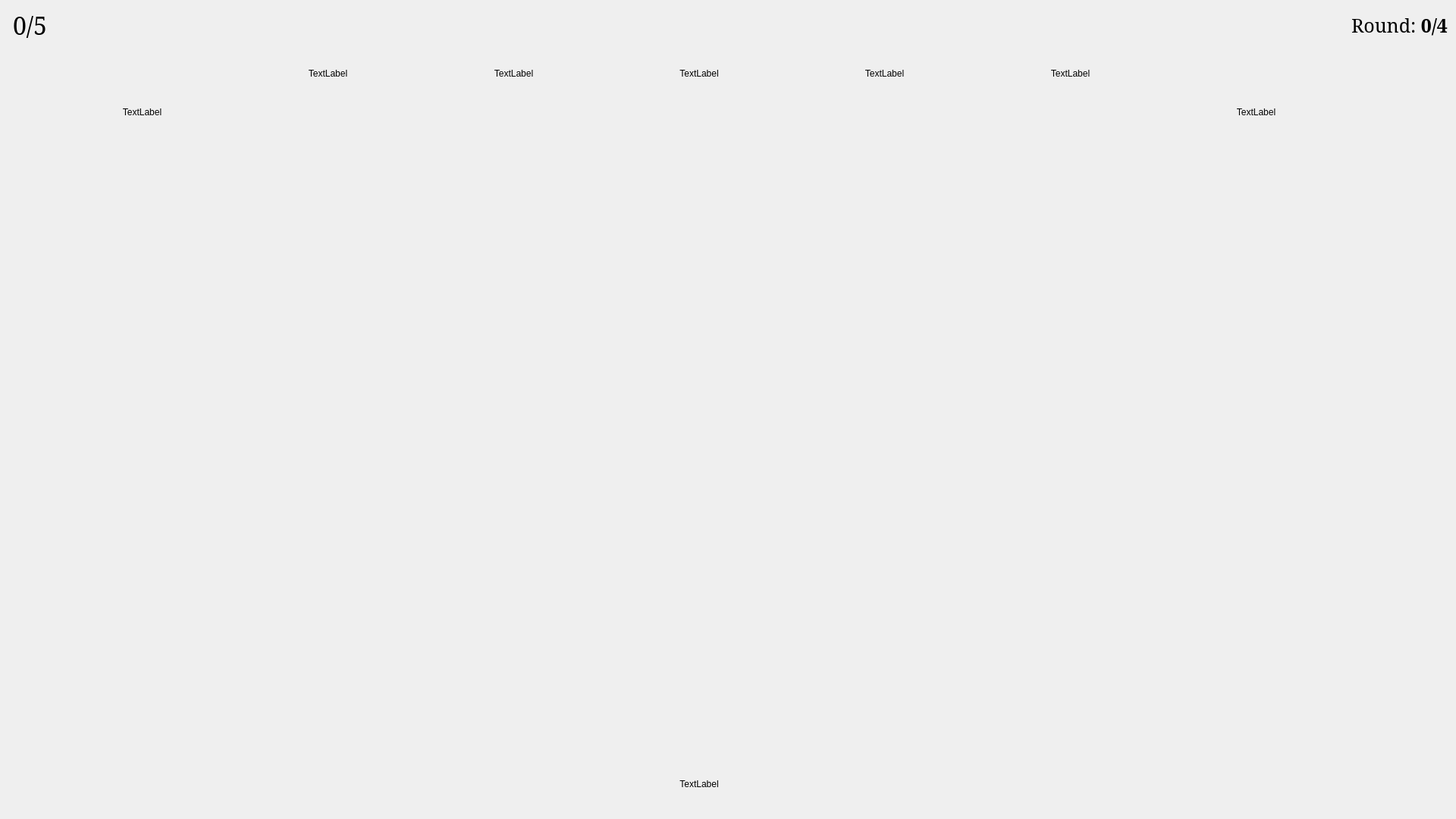
<?xml version="1.0" encoding="UTF-8"?>
<ui version="4.0">
 <class>gameplay</class>
 <widget class="QDialog" name="gameplay">
  <property name="geometry">
   <rect>
    <x>0</x>
    <y>0</y>
    <width>1920</width>
    <height>1080</height>
   </rect>
  </property>
  <property name="cursor">
   <cursorShape>PointingHandCursor</cursorShape>
  </property>
  <property name="windowTitle">
   <string>Dialog</string>
  </property>
  <property name="styleSheet">
   <string notr="true">gameplay {
	border-image: url(:/resources/Misc/table.jpg);
}</string>
  </property>
  <layout class="QVBoxLayout" name="verticalLayout_2">
   <item>
    <layout class="QGridLayout" name="gridLayout_4">
     <item row="1" column="1">
      <spacer name="horizontalSpacer_3">
       <property name="orientation">
        <enum>Qt::Horizontal</enum>
       </property>
       <property name="sizeHint" stdset="0">
        <size>
         <width>40</width>
         <height>20</height>
        </size>
       </property>
      </spacer>
     </item>
     <item row="2" column="0">
      <spacer name="verticalSpacer_3">
       <property name="orientation">
        <enum>Qt::Vertical</enum>
       </property>
       <property name="sizeHint" stdset="0">
        <size>
         <width>20</width>
         <height>40</height>
        </size>
       </property>
      </spacer>
     </item>
     <item row="7" column="2">
      <widget class="QPushButton" name="pause">
       <property name="sizePolicy">
        <sizepolicy hsizetype="Fixed" vsizetype="Fixed">
         <horstretch>0</horstretch>
         <verstretch>0</verstretch>
        </sizepolicy>
       </property>
       <property name="maximumSize">
        <size>
         <width>300</width>
         <height>300</height>
        </size>
       </property>
       <property name="text">
        <string/>
       </property>
       <property name="icon">
        <iconset resource="Buttons.qrc">
         <normaloff>:/resources/Buttons/pauseB.png</normaloff>:/resources/Buttons/pauseB.png</iconset>
       </property>
       <property name="iconSize">
        <size>
         <width>80</width>
         <height>80</height>
        </size>
       </property>
       <property name="flat">
        <bool>true</bool>
       </property>
      </widget>
     </item>
     <item row="6" column="1">
      <layout class="QVBoxLayout" name="verticalLayout"/>
     </item>
     <item row="1" column="2">
      <widget class="QLabel" name="rounds">
       <property name="palette">
        <palette>
         <active>
          <colorrole role="WindowText">
           <brush brushstyle="SolidPattern">
            <color alpha="255">
             <red>0</red>
             <green>0</green>
             <blue>0</blue>
            </color>
           </brush>
          </colorrole>
         </active>
         <inactive>
          <colorrole role="WindowText">
           <brush brushstyle="SolidPattern">
            <color alpha="255">
             <red>0</red>
             <green>0</green>
             <blue>0</blue>
            </color>
           </brush>
          </colorrole>
         </inactive>
         <disabled>
          <colorrole role="WindowText">
           <brush brushstyle="SolidPattern">
            <color alpha="96">
             <red>164</red>
             <green>166</green>
             <blue>168</blue>
            </color>
           </brush>
          </colorrole>
         </disabled>
        </palette>
       </property>
       <property name="font">
        <font>
         <family>Noto Serif</family>
         <pointsize>19</pointsize>
        </font>
       </property>
       <property name="text">
        <string>Round: &lt;b&gt;0/4&lt;/b&gt;</string>
       </property>
       <property name="alignment">
        <set>Qt::AlignCenter</set>
       </property>
      </widget>
     </item>
     <item row="1" column="0">
      <layout class="QHBoxLayout" name="horizontalLayout">
       <item>
        <widget class="QLabel" name="Defusers">
         <property name="sizePolicy">
          <sizepolicy hsizetype="Fixed" vsizetype="Fixed">
           <horstretch>0</horstretch>
           <verstretch>0</verstretch>
          </sizepolicy>
         </property>
         <property name="font">
          <font>
           <family>Noto Serif</family>
          </font>
         </property>
         <property name="text">
          <string>&lt;html&gt;&lt;head/&gt;&lt;body&gt;&lt;p align=&quot;center&quot;&gt;&lt;img src=&quot;:/resources/Cards/DefusingWire.png&quot; width=&quot;64&quot;/&gt;&lt;span style=&quot; font-size:24pt'&quot;&gt;&lt;/span&gt;&lt;/p&gt;&lt;/body&gt;&lt;/html&gt;</string>
         </property>
         <property name="alignment">
          <set>Qt::AlignCenter</set>
         </property>
        </widget>
       </item>
       <item>
        <widget class="QLabel" name="Defused">
         <property name="palette">
          <palette>
           <active>
            <colorrole role="WindowText">
             <brush brushstyle="SolidPattern">
              <color alpha="255">
               <red>0</red>
               <green>0</green>
               <blue>0</blue>
              </color>
             </brush>
            </colorrole>
           </active>
           <inactive>
            <colorrole role="WindowText">
             <brush brushstyle="SolidPattern">
              <color alpha="255">
               <red>0</red>
               <green>0</green>
               <blue>0</blue>
              </color>
             </brush>
            </colorrole>
           </inactive>
           <disabled>
            <colorrole role="WindowText">
             <brush brushstyle="SolidPattern">
              <color alpha="96">
               <red>164</red>
               <green>166</green>
               <blue>168</blue>
              </color>
             </brush>
            </colorrole>
           </disabled>
          </palette>
         </property>
         <property name="font">
          <font>
           <family>Noto Serif</family>
           <pointsize>24</pointsize>
          </font>
         </property>
         <property name="text">
          <string>0/5</string>
         </property>
        </widget>
       </item>
      </layout>
     </item>
     <item row="2" column="1">
      <layout class="QGridLayout" name="gridLayout_3">
       <item row="1" column="4">
        <widget class="QLabel" name="player5_name">
         <property name="text">
          <string>TextLabel</string>
         </property>
         <property name="alignment">
          <set>Qt::AlignCenter</set>
         </property>
        </widget>
       </item>
       <item row="3" column="6">
        <widget class="QLabel" name="player7_name">
         <property name="text">
          <string>TextLabel</string>
         </property>
         <property name="alignment">
          <set>Qt::AlignCenter</set>
         </property>
        </widget>
       </item>
       <item row="2" column="6">
        <widget class="QPushButton" name="player7_role">
         <property name="text">
          <string/>
         </property>
         <property name="icon">
          <iconset resource="Cards.qrc">
           <normaloff>:/resources/Cards/Who.png</normaloff>:/resources/Cards/Who.png</iconset>
         </property>
         <property name="iconSize">
          <size>
           <width>124</width>
           <height>124</height>
          </size>
         </property>
         <property name="flat">
          <bool>true</bool>
         </property>
        </widget>
       </item>
       <item row="0" column="3">
        <widget class="QPushButton" name="player4_role">
         <property name="text">
          <string/>
         </property>
         <property name="icon">
          <iconset resource="Cards.qrc">
           <normaloff>:/resources/Cards/Who.png</normaloff>:/resources/Cards/Who.png</iconset>
         </property>
         <property name="iconSize">
          <size>
           <width>124</width>
           <height>124</height>
          </size>
         </property>
         <property name="flat">
          <bool>true</bool>
         </property>
        </widget>
       </item>
       <item row="0" column="1">
        <widget class="QPushButton" name="player2_role">
         <property name="text">
          <string/>
         </property>
         <property name="icon">
          <iconset resource="Cards.qrc">
           <normaloff>:/resources/Cards/Who.png</normaloff>:/resources/Cards/Who.png</iconset>
         </property>
         <property name="iconSize">
          <size>
           <width>124</width>
           <height>124</height>
          </size>
         </property>
         <property name="flat">
          <bool>true</bool>
         </property>
        </widget>
       </item>
       <item row="0" column="2">
        <widget class="QPushButton" name="player3_role">
         <property name="font">
          <font>
           <kerning>true</kerning>
          </font>
         </property>
         <property name="text">
          <string/>
         </property>
         <property name="icon">
          <iconset resource="Cards.qrc">
           <normaloff>:/resources/Cards/Who.png</normaloff>:/resources/Cards/Who.png</iconset>
         </property>
         <property name="iconSize">
          <size>
           <width>124</width>
           <height>124</height>
          </size>
         </property>
         <property name="flat">
          <bool>true</bool>
         </property>
        </widget>
       </item>
       <item row="1" column="1">
        <widget class="QLabel" name="player2_name">
         <property name="text">
          <string>TextLabel</string>
         </property>
         <property name="alignment">
          <set>Qt::AlignCenter</set>
         </property>
        </widget>
       </item>
       <item row="1" column="5">
        <widget class="QLabel" name="player6_name">
         <property name="text">
          <string>TextLabel</string>
         </property>
         <property name="alignment">
          <set>Qt::AlignCenter</set>
         </property>
        </widget>
       </item>
       <item row="1" column="3">
        <widget class="QLabel" name="player4_name">
         <property name="text">
          <string>TextLabel</string>
         </property>
         <property name="alignment">
          <set>Qt::AlignCenter</set>
         </property>
        </widget>
       </item>
       <item row="0" column="5">
        <widget class="QPushButton" name="player6_role">
         <property name="text">
          <string/>
         </property>
         <property name="icon">
          <iconset resource="Cards.qrc">
           <normaloff>:/resources/Cards/Who.png</normaloff>:/resources/Cards/Who.png</iconset>
         </property>
         <property name="iconSize">
          <size>
           <width>124</width>
           <height>124</height>
          </size>
         </property>
         <property name="flat">
          <bool>true</bool>
         </property>
        </widget>
       </item>
       <item row="1" column="2">
        <widget class="QLabel" name="player3_name">
         <property name="text">
          <string>TextLabel</string>
         </property>
         <property name="alignment">
          <set>Qt::AlignCenter</set>
         </property>
        </widget>
       </item>
       <item row="2" column="0">
        <widget class="QPushButton" name="player1_role">
         <property name="text">
          <string/>
         </property>
         <property name="icon">
          <iconset resource="Cards.qrc">
           <normaloff>:/resources/Cards/Who.png</normaloff>:/resources/Cards/Who.png</iconset>
         </property>
         <property name="iconSize">
          <size>
           <width>124</width>
           <height>124</height>
          </size>
         </property>
         <property name="flat">
          <bool>true</bool>
         </property>
        </widget>
       </item>
       <item row="3" column="0">
        <widget class="QLabel" name="player1_name">
         <property name="text">
          <string>TextLabel</string>
         </property>
         <property name="alignment">
          <set>Qt::AlignCenter</set>
         </property>
        </widget>
       </item>
       <item row="0" column="4">
        <widget class="QPushButton" name="player5_role">
         <property name="text">
          <string/>
         </property>
         <property name="icon">
          <iconset resource="Cards.qrc">
           <normaloff>:/resources/Cards/Who.png</normaloff>:/resources/Cards/Who.png</iconset>
         </property>
         <property name="iconSize">
          <size>
           <width>124</width>
           <height>124</height>
          </size>
         </property>
         <property name="flat">
          <bool>true</bool>
         </property>
        </widget>
       </item>
       <item row="5" column="3">
        <widget class="QLabel" name="actual_player">
         <property name="text">
          <string>&lt;html&gt;&lt;head/&gt;&lt;body&gt;&lt;p&gt;&lt;img src=&quot;:/resources/Cards/Who.png&quot; width=64/&gt;&lt;/p&gt;&lt;/body&gt;&lt;/html&gt;</string>
         </property>
         <property name="alignment">
          <set>Qt::AlignCenter</set>
         </property>
        </widget>
       </item>
       <item row="0" column="0">
        <spacer name="horizontalSpacer">
         <property name="orientation">
          <enum>Qt::Horizontal</enum>
         </property>
         <property name="sizeHint" stdset="0">
          <size>
           <width>40</width>
           <height>20</height>
          </size>
         </property>
        </spacer>
       </item>
       <item row="0" column="6">
        <spacer name="horizontalSpacer_2">
         <property name="orientation">
          <enum>Qt::Horizontal</enum>
         </property>
         <property name="sizeHint" stdset="0">
          <size>
           <width>40</width>
           <height>20</height>
          </size>
         </property>
        </spacer>
       </item>
       <item row="6" column="3">
        <widget class="QLabel" name="actual_player_name">
         <property name="text">
          <string>TextLabel</string>
         </property>
         <property name="alignment">
          <set>Qt::AlignCenter</set>
         </property>
        </widget>
       </item>
       <item row="4" column="0">
        <spacer name="verticalSpacer">
         <property name="orientation">
          <enum>Qt::Vertical</enum>
         </property>
         <property name="sizeHint" stdset="0">
          <size>
           <width>20</width>
           <height>40</height>
          </size>
         </property>
        </spacer>
       </item>
       <item row="3" column="1">
        <spacer name="horizontalSpacer_4">
         <property name="orientation">
          <enum>Qt::Horizontal</enum>
         </property>
         <property name="sizeHint" stdset="0">
          <size>
           <width>40</width>
           <height>20</height>
          </size>
         </property>
        </spacer>
       </item>
       <item row="2" column="1">
        <widget class="QPushButton" name="card1">
         <property name="text">
          <string/>
         </property>
         <property name="icon">
          <iconset resource="Cards.qrc">
           <normaloff>:/resources/Cards/BackWire.png</normaloff>:/resources/Cards/BackWire.png</iconset>
         </property>
         <property name="iconSize">
          <size>
           <width>124</width>
           <height>124</height>
          </size>
         </property>
         <property name="flat">
          <bool>true</bool>
         </property>
        </widget>
       </item>
       <item row="3" column="2">
        <spacer name="horizontalSpacer_5">
         <property name="orientation">
          <enum>Qt::Horizontal</enum>
         </property>
         <property name="sizeHint" stdset="0">
          <size>
           <width>40</width>
           <height>20</height>
          </size>
         </property>
        </spacer>
       </item>
       <item row="2" column="2">
        <widget class="QPushButton" name="card2">
         <property name="text">
          <string/>
         </property>
         <property name="icon">
          <iconset resource="Cards.qrc">
           <normaloff>:/resources/Cards/BackWire.png</normaloff>:/resources/Cards/BackWire.png</iconset>
         </property>
         <property name="iconSize">
          <size>
           <width>124</width>
           <height>124</height>
          </size>
         </property>
         <property name="flat">
          <bool>true</bool>
         </property>
        </widget>
       </item>
       <item row="3" column="3">
        <spacer name="horizontalSpacer_6">
         <property name="orientation">
          <enum>Qt::Horizontal</enum>
         </property>
         <property name="sizeHint" stdset="0">
          <size>
           <width>40</width>
           <height>20</height>
          </size>
         </property>
        </spacer>
       </item>
       <item row="2" column="3">
        <widget class="QPushButton" name="card3">
         <property name="text">
          <string/>
         </property>
         <property name="icon">
          <iconset resource="Cards.qrc">
           <normaloff>:/resources/Cards/BackWire.png</normaloff>:/resources/Cards/BackWire.png</iconset>
         </property>
         <property name="iconSize">
          <size>
           <width>124</width>
           <height>124</height>
          </size>
         </property>
         <property name="flat">
          <bool>true</bool>
         </property>
        </widget>
       </item>
       <item row="3" column="4">
        <spacer name="horizontalSpacer_7">
         <property name="orientation">
          <enum>Qt::Horizontal</enum>
         </property>
         <property name="sizeHint" stdset="0">
          <size>
           <width>40</width>
           <height>20</height>
          </size>
         </property>
        </spacer>
       </item>
       <item row="2" column="4">
        <widget class="QPushButton" name="card4">
         <property name="text">
          <string/>
         </property>
         <property name="icon">
          <iconset resource="Cards.qrc">
           <normaloff>:/resources/Cards/BackWire.png</normaloff>:/resources/Cards/BackWire.png</iconset>
         </property>
         <property name="iconSize">
          <size>
           <width>124</width>
           <height>124</height>
          </size>
         </property>
         <property name="flat">
          <bool>true</bool>
         </property>
        </widget>
       </item>
       <item row="3" column="5">
        <spacer name="horizontalSpacer_8">
         <property name="orientation">
          <enum>Qt::Horizontal</enum>
         </property>
         <property name="sizeHint" stdset="0">
          <size>
           <width>40</width>
           <height>20</height>
          </size>
         </property>
        </spacer>
       </item>
       <item row="2" column="5">
        <widget class="QPushButton" name="card5">
         <property name="text">
          <string/>
         </property>
         <property name="icon">
          <iconset resource="Cards.qrc">
           <normaloff>:/resources/Cards/BackWire.png</normaloff>:/resources/Cards/BackWire.png</iconset>
         </property>
         <property name="iconSize">
          <size>
           <width>124</width>
           <height>124</height>
          </size>
         </property>
         <property name="flat">
          <bool>true</bool>
         </property>
        </widget>
       </item>
      </layout>
     </item>
     <item row="7" column="0">
      <widget class="QPushButton" name="ExitGame">
       <property name="text">
        <string/>
       </property>
       <property name="icon">
        <iconset resource="Buttons.qrc">
         <normaloff>:/resources/Buttons/cancel.svg</normaloff>:/resources/Buttons/cancel.svg</iconset>
       </property>
       <property name="iconSize">
        <size>
         <width>80</width>
         <height>80</height>
        </size>
       </property>
       <property name="flat">
        <bool>true</bool>
       </property>
      </widget>
     </item>
    </layout>
   </item>
  </layout>
 </widget>
 <resources>
  <include location="Cards.qrc"/>
  <include location="Buttons.qrc"/>
 </resources>
 <connections/>
</ui>
